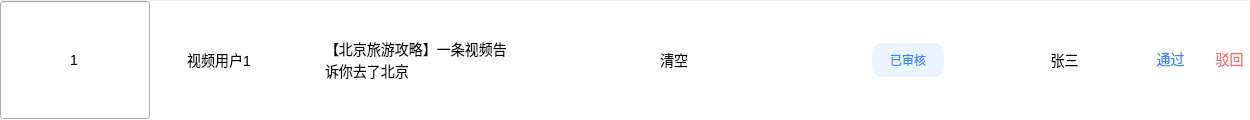
<?xml version="1.0" encoding="UTF-8"?>
<ui version="4.0">
 <class>CheckTableItem</class>
 <widget class="QWidget" name="CheckTableItem">
  <property name="geometry">
   <rect>
    <x>0</x>
    <y>0</y>
    <width>1250</width>
    <height>120</height>
   </rect>
  </property>
  <property name="minimumSize">
   <size>
    <width>0</width>
    <height>120</height>
   </size>
  </property>
  <property name="maximumSize">
   <size>
    <width>16777215</width>
    <height>120</height>
   </size>
  </property>
  <property name="windowTitle">
   <string>Form</string>
  </property>
  <property name="styleSheet">
   <string notr="true"/>
  </property>
  <layout class="QHBoxLayout" name="horizontalLayout">
   <property name="spacing">
    <number>0</number>
   </property>
   <property name="leftMargin">
    <number>0</number>
   </property>
   <property name="topMargin">
    <number>0</number>
   </property>
   <property name="rightMargin">
    <number>0</number>
   </property>
   <property name="bottomMargin">
    <number>0</number>
   </property>
   <item>
    <widget class="QFrame" name="checkTableItemBg">
     <property name="styleSheet">
      <string notr="true">#checkTableItemBg { 
	background-color: #FFFFFF; 
	border: none; 
	border-top: 1px solid #EBEDF0; 
	color: #222222; 
}
*{ font-family : 微软雅黑; font-size : 14px; line-height : 19px; }</string>
     </property>
     <property name="frameShape">
      <enum>QFrame::Shape::StyledPanel</enum>
     </property>
     <property name="frameShadow">
      <enum>QFrame::Shadow::Raised</enum>
     </property>
     <widget class="QLineEdit" name="videoUserId">
      <property name="geometry">
       <rect>
        <x>0</x>
        <y>1</y>
        <width>150</width>
        <height>118</height>
       </rect>
      </property>
      <property name="minimumSize">
       <size>
        <width>150</width>
        <height>0</height>
       </size>
      </property>
      <property name="text">
       <string>1</string>
      </property>
      <property name="alignment">
       <set>Qt::AlignmentFlag::AlignCenter</set>
      </property>
      <property name="readOnly">
       <bool>true</bool>
      </property>
     </widget>
     <widget class="QLabel" name="nickNameLabel">
      <property name="geometry">
       <rect>
        <x>150</x>
        <y>0</y>
        <width>138</width>
        <height>120</height>
       </rect>
      </property>
      <property name="text">
       <string>视频用户1</string>
      </property>
      <property name="alignment">
       <set>Qt::AlignmentFlag::AlignCenter</set>
      </property>
     </widget>
     <widget class="QLabel" name="videoTitleLabel">
      <property name="geometry">
       <rect>
        <x>288</x>
        <y>0</y>
        <width>265</width>
        <height>120</height>
       </rect>
      </property>
      <property name="styleSheet">
       <string notr="true">#videoTitleLabel { padding-left: 34px; padding-right: 34px; }</string>
      </property>
      <property name="text">
       <string>【北京旅游攻略】⼀条视频告诉你去了北京</string>
      </property>
      <property name="wordWrap">
       <bool>true</bool>
      </property>
     </widget>
     <widget class="QPushButton" name="videoBtn">
      <property name="geometry">
       <rect>
        <x>594</x>
        <y>16</y>
        <width>160</width>
        <height>88</height>
       </rect>
      </property>
      <property name="styleSheet">
       <string notr="true">#videoBtn { 
	background-color: transparent; 
	border: none; 
	border- image:url(:/images/admin/defaultVideoCover.png); 
}</string>
      </property>
      <property name="text">
       <string>清空</string>
      </property>
     </widget>
     <widget class="QPushButton" name="statusBtn">
      <property name="geometry">
       <rect>
        <x>872</x>
        <y>43</y>
        <width>72</width>
        <height>34</height>
       </rect>
      </property>
      <property name="styleSheet">
       <string notr="true">#statusBtn { 
	background-color: #EBF3FF; 
	border: none; 
	border-radius: 10px; 
	color: #3686FF; 
	font-size: 12px; 
	line-height: 16px; 
}</string>
      </property>
      <property name="text">
       <string>已审核</string>
      </property>
     </widget>
     <widget class="QLabel" name="checkerLabel">
      <property name="geometry">
       <rect>
        <x>1004</x>
        <y>0</y>
        <width>121</width>
        <height>120</height>
       </rect>
      </property>
      <property name="text">
       <string>张三</string>
      </property>
      <property name="alignment">
       <set>Qt::AlignmentFlag::AlignCenter</set>
      </property>
     </widget>
     <widget class="QPushButton" name="operationBtn">
      <property name="geometry">
       <rect>
        <x>1156</x>
        <y>50</y>
        <width>29</width>
        <height>18</height>
       </rect>
      </property>
      <property name="styleSheet">
       <string notr="true">#operationBtn { color: #3686FF; border: none; background-color: transparent; }</string>
      </property>
      <property name="text">
       <string>通过</string>
      </property>
     </widget>
     <widget class="QPushButton" name="operationBtn2">
      <property name="geometry">
       <rect>
        <x>1215</x>
        <y>50</y>
        <width>29</width>
        <height>18</height>
       </rect>
      </property>
      <property name="styleSheet">
       <string notr="true">#operationBtn2 { color: #FD6A6A; border: none; background-color: transparent; }</string>
      </property>
      <property name="text">
       <string>驳回</string>
      </property>
     </widget>
    </widget>
   </item>
  </layout>
 </widget>
 <resources/>
 <connections/>
</ui>
